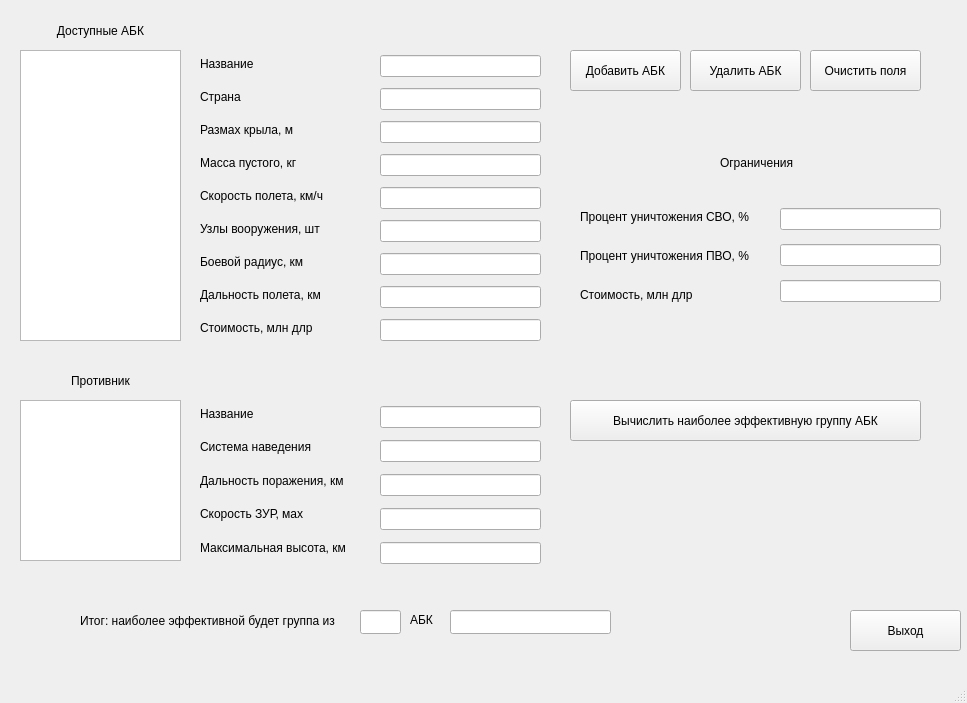
<?xml version="1.0" encoding="UTF-8"?>
<ui version="4.0">
 <class>MainWindow</class>
 <widget class="QMainWindow" name="MainWindow">
  <property name="geometry">
   <rect>
    <x>0</x>
    <y>0</y>
    <width>967</width>
    <height>703</height>
   </rect>
  </property>
  <property name="windowTitle">
   <string>MainWindow</string>
  </property>
  <widget class="QWidget" name="centralwidget">
   <widget class="QListWidget" name="listWidget_availableACK">
    <property name="geometry">
     <rect>
      <x>20</x>
      <y>50</y>
      <width>161</width>
      <height>291</height>
     </rect>
    </property>
    <property name="cursor" stdset="0">
     <cursorShape>PointingHandCursor</cursorShape>
    </property>
   </widget>
   <widget class="QLabel" name="label_availableACK">
    <property name="geometry">
     <rect>
      <x>20</x>
      <y>20</y>
      <width>161</width>
      <height>21</height>
     </rect>
    </property>
    <property name="text">
     <string>Доступные АБК</string>
    </property>
    <property name="alignment">
     <set>Qt::AlignCenter</set>
    </property>
   </widget>
   <widget class="QWidget" name="verticalLayoutWidget">
    <property name="geometry">
     <rect>
      <x>200</x>
      <y>50</y>
      <width>160</width>
      <height>291</height>
     </rect>
    </property>
    <layout class="QVBoxLayout" name="verticalLayout_labels">
     <item>
      <widget class="QLabel" name="label_name">
       <property name="text">
        <string>Название</string>
       </property>
      </widget>
     </item>
     <item>
      <widget class="QLabel" name="label_country">
       <property name="text">
        <string>Страна</string>
       </property>
      </widget>
     </item>
     <item>
      <widget class="QLabel" name="label_wingspan">
       <property name="text">
        <string>Размах крыла, м</string>
       </property>
      </widget>
     </item>
     <item>
      <widget class="QLabel" name="label_mass">
       <property name="text">
        <string>Масса пустого, кг</string>
       </property>
      </widget>
     </item>
     <item>
      <widget class="QLabel" name="label_velocity">
       <property name="text">
        <string>Скорость полета, км/ч</string>
       </property>
      </widget>
     </item>
     <item>
      <widget class="QLabel" name="label_armamentUnits">
       <property name="text">
        <string>Узлы вооружения, шт</string>
       </property>
      </widget>
     </item>
     <item>
      <widget class="QLabel" name="label_combatRadius">
       <property name="text">
        <string>Боевой радиус, км</string>
       </property>
      </widget>
     </item>
     <item>
      <widget class="QLabel" name="label_flightRange">
       <property name="text">
        <string>Дальность полета, км</string>
       </property>
      </widget>
     </item>
     <item>
      <widget class="QLabel" name="label_cost">
       <property name="text">
        <string>Стоимость, млн длр</string>
       </property>
      </widget>
     </item>
    </layout>
   </widget>
   <widget class="QWidget" name="verticalLayoutWidget_2">
    <property name="geometry">
     <rect>
      <x>380</x>
      <y>50</y>
      <width>161</width>
      <height>301</height>
     </rect>
    </property>
    <layout class="QVBoxLayout" name="verticalLayout_characteristics">
     <item>
      <widget class="QLineEdit" name="lineEdit_name"/>
     </item>
     <item>
      <widget class="QLineEdit" name="lineEdit_country"/>
     </item>
     <item>
      <widget class="QLineEdit" name="lineEdit_wingspan"/>
     </item>
     <item>
      <widget class="QLineEdit" name="lineEdit_mass"/>
     </item>
     <item>
      <widget class="QLineEdit" name="lineEdit_velocity"/>
     </item>
     <item>
      <widget class="QLineEdit" name="lineEdit_armamentUnits"/>
     </item>
     <item>
      <widget class="QLineEdit" name="lineEdit_combatRadius"/>
     </item>
     <item>
      <widget class="QLineEdit" name="lineEdit_flightRange"/>
     </item>
     <item>
      <widget class="QLineEdit" name="lineEdit_cost"/>
     </item>
    </layout>
   </widget>
   <widget class="QPushButton" name="pushButton_addACK">
    <property name="geometry">
     <rect>
      <x>570</x>
      <y>50</y>
      <width>111</width>
      <height>41</height>
     </rect>
    </property>
    <property name="text">
     <string>Добавить АБК</string>
    </property>
   </widget>
   <widget class="QPushButton" name="pushButton_deleteACK">
    <property name="geometry">
     <rect>
      <x>690</x>
      <y>50</y>
      <width>111</width>
      <height>41</height>
     </rect>
    </property>
    <property name="text">
     <string>Удалить АБК</string>
    </property>
   </widget>
   <widget class="QListWidget" name="listWidget_enemy">
    <property name="geometry">
     <rect>
      <x>20</x>
      <y>400</y>
      <width>161</width>
      <height>161</height>
     </rect>
    </property>
    <property name="cursor" stdset="0">
     <cursorShape>CrossCursor</cursorShape>
    </property>
   </widget>
   <widget class="QLabel" name="label_enemy">
    <property name="geometry">
     <rect>
      <x>20</x>
      <y>370</y>
      <width>161</width>
      <height>21</height>
     </rect>
    </property>
    <property name="text">
     <string>Противник</string>
    </property>
    <property name="alignment">
     <set>Qt::AlignCenter</set>
    </property>
   </widget>
   <widget class="QWidget" name="verticalLayoutWidget_3">
    <property name="geometry">
     <rect>
      <x>200</x>
      <y>400</y>
      <width>160</width>
      <height>161</height>
     </rect>
    </property>
    <layout class="QVBoxLayout" name="verticalLayout_enemyLabel">
     <item>
      <widget class="QLabel" name="label_enemyName">
       <property name="text">
        <string>Название</string>
       </property>
      </widget>
     </item>
     <item>
      <widget class="QLabel" name="label_enemyTargetingSystem">
       <property name="text">
        <string>Система наведения</string>
       </property>
      </widget>
     </item>
     <item>
      <widget class="QLabel" name="label_enemyDestructionRange">
       <property name="text">
        <string>Дальность поражения, км</string>
       </property>
      </widget>
     </item>
     <item>
      <widget class="QLabel" name="label_enemyAAGMVelocity">
       <property name="text">
        <string>Скорость ЗУР, мах</string>
       </property>
      </widget>
     </item>
     <item>
      <widget class="QLabel" name="label_enemyMaxHeight">
       <property name="text">
        <string>Максимальная высота, км</string>
       </property>
      </widget>
     </item>
    </layout>
   </widget>
   <widget class="QWidget" name="verticalLayoutWidget_4">
    <property name="geometry">
     <rect>
      <x>380</x>
      <y>400</y>
      <width>161</width>
      <height>171</height>
     </rect>
    </property>
    <layout class="QVBoxLayout" name="verticalLayout_enemyCharacteristics">
     <item>
      <widget class="QLineEdit" name="lineEdit_enemyName">
       <property name="readOnly">
        <bool>true</bool>
       </property>
      </widget>
     </item>
     <item>
      <widget class="QLineEdit" name="lineEdit_enemyTargetingSystem">
       <property name="readOnly">
        <bool>true</bool>
       </property>
      </widget>
     </item>
     <item>
      <widget class="QLineEdit" name="lineEdit_enemyDestructionRange">
       <property name="readOnly">
        <bool>true</bool>
       </property>
      </widget>
     </item>
     <item>
      <widget class="QLineEdit" name="lineEdit_enemyAAGMVelocity">
       <property name="readOnly">
        <bool>true</bool>
       </property>
      </widget>
     </item>
     <item>
      <widget class="QLineEdit" name="lineEdit_enemyMaxHeight">
       <property name="readOnly">
        <bool>true</bool>
       </property>
      </widget>
     </item>
    </layout>
   </widget>
   <widget class="QLabel" name="label_result2">
    <property name="geometry">
     <rect>
      <x>410</x>
      <y>610</y>
      <width>31</width>
      <height>20</height>
     </rect>
    </property>
    <property name="text">
     <string>АБК</string>
    </property>
   </widget>
   <widget class="QLabel" name="label_result">
    <property name="geometry">
     <rect>
      <x>80</x>
      <y>610</y>
      <width>281</width>
      <height>21</height>
     </rect>
    </property>
    <property name="text">
     <string>Итог: наиболее эффективной будет группа из</string>
    </property>
   </widget>
   <widget class="QLineEdit" name="lineEdit_result">
    <property name="geometry">
     <rect>
      <x>360</x>
      <y>610</y>
      <width>41</width>
      <height>24</height>
     </rect>
    </property>
   </widget>
   <widget class="QLineEdit" name="lineEdit_result2">
    <property name="geometry">
     <rect>
      <x>450</x>
      <y>610</y>
      <width>161</width>
      <height>24</height>
     </rect>
    </property>
   </widget>
   <widget class="QPushButton" name="pushButton_countGroupACK">
    <property name="geometry">
     <rect>
      <x>570</x>
      <y>400</y>
      <width>351</width>
      <height>41</height>
     </rect>
    </property>
    <property name="text">
     <string>Вычислить наиболее эффективную группу АБК</string>
    </property>
   </widget>
   <widget class="QPushButton" name="pushButton_exit">
    <property name="geometry">
     <rect>
      <x>850</x>
      <y>610</y>
      <width>111</width>
      <height>41</height>
     </rect>
    </property>
    <property name="text">
     <string>Выход</string>
    </property>
   </widget>
   <widget class="QPushButton" name="pushButton_clearACK">
    <property name="geometry">
     <rect>
      <x>810</x>
      <y>50</y>
      <width>111</width>
      <height>41</height>
     </rect>
    </property>
    <property name="text">
     <string>Очистить поля</string>
    </property>
   </widget>
   <widget class="QLabel" name="label_limit">
    <property name="geometry">
     <rect>
      <x>720</x>
      <y>150</y>
      <width>158</width>
      <height>26</height>
     </rect>
    </property>
    <property name="text">
     <string>Ограничения</string>
    </property>
   </widget>
   <widget class="QWidget" name="verticalLayoutWidget_5">
    <property name="geometry">
     <rect>
      <x>780</x>
      <y>200</y>
      <width>161</width>
      <height>111</height>
     </rect>
    </property>
    <layout class="QVBoxLayout" name="verticalLayout_limitCharacteristics">
     <item>
      <widget class="QLineEdit" name="lineEdit_percentStrImpObjLimit"/>
     </item>
     <item>
      <widget class="QLineEdit" name="lineEdit_percentAirDefDestrLimit"/>
     </item>
     <item>
      <widget class="QLineEdit" name="lineEdit_costLimit"/>
     </item>
    </layout>
   </widget>
   <widget class="QWidget" name="verticalLayoutWidget_6">
    <property name="geometry">
     <rect>
      <x>580</x>
      <y>200</y>
      <width>181</width>
      <height>111</height>
     </rect>
    </property>
    <layout class="QVBoxLayout" name="verticalLayout_limitLabel">
     <item>
      <widget class="QLabel" name="label_percentStrImpObjLimit">
       <property name="text">
        <string>Процент уничтожения СВО, %</string>
       </property>
      </widget>
     </item>
     <item>
      <widget class="QLabel" name="label_percentAirDefDestrLimit">
       <property name="text">
        <string>Процент уничтожения ПВО, %</string>
       </property>
      </widget>
     </item>
     <item>
      <widget class="QLabel" name="label_costLimit">
       <property name="text">
        <string>Стоимость, млн длр</string>
       </property>
      </widget>
     </item>
    </layout>
   </widget>
  </widget>
  <widget class="QStatusBar" name="statusbar"/>
  <widget class="QMenuBar" name="menubar">
   <property name="geometry">
    <rect>
     <x>0</x>
     <y>0</y>
     <width>967</width>
     <height>25</height>
    </rect>
   </property>
  </widget>
 </widget>
 <resources/>
 <connections/>
</ui>
